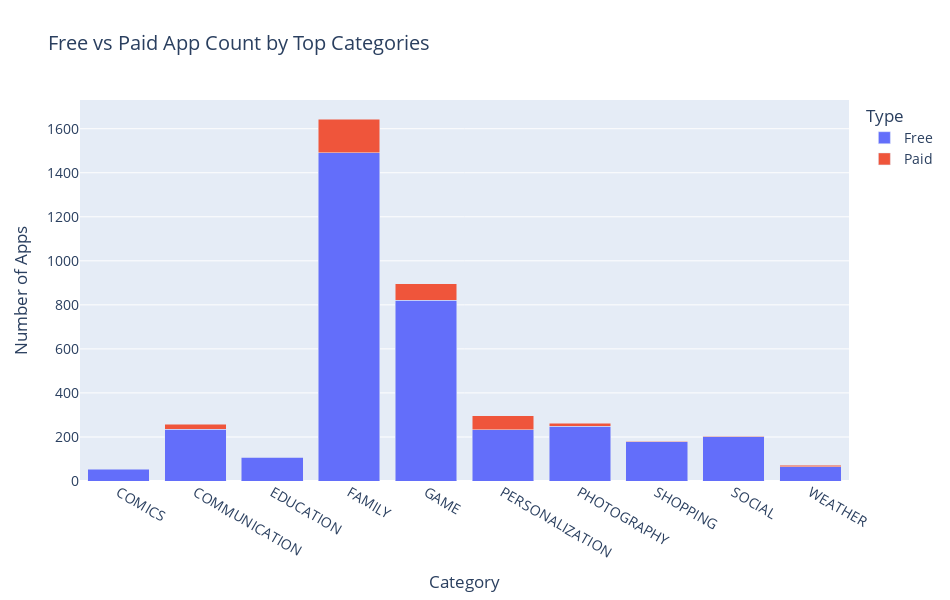

Notebook code for this chart:
### Code cell
app_counts = df.groupby(['Category', 'Type']).size().reset_index(name='Count')
top_cats = category_summary.sort_values('Profitability_Score', ascending=False).head(10)['Category']
app_counts = app_counts[app_counts['Category'].isin(top_cats)]

fig = px.bar(app_counts, 
             x='Category', y='Count', color='Type',
             title='Free vs Paid App Count by Top Categories',
             barmode='stack')

fig.update_layout(
    height=600, width=950,
    font=dict(size=14),
    xaxis_title='Category', yaxis_title='Number of Apps'
)
fig.show()

### Figure 1 — Plotly figure (JSON) as saved in the notebook; plotly's stock layout.template omitted (floating-point values rounded to 4 significant figures)
{"data": [{"alignmentgroup": "True", "hovertemplate": "Type=Free<br>Category=%{x}<br>Count=%{y}<extra></extra>", "legendgroup": "Free", "marker": {"color": "#636efa", "pattern": {"shape": ""}}, "name": "Free", "offsetgroup": "Free", "orientation": "v", "showlegend": true, "textposition": "auto", "type": "bar", "x": ["COMICS", "COMMUNICATION", "EDUCATION", "FAMILY", "GAME", "PERSONALIZATION", "PHOTOGRAPHY", "SHOPPING", "SOCIAL", "WEATHER"], "xaxis": "x", "y": [54, 235, 107, 1491, 820, 232, 248, 178, 201, 65], "yaxis": "y"}, {"alignmentgroup": "True", "hovertemplate": "Type=Paid<br>Category=%{x}<br>Count=%{y}<extra></extra>", "legendgroup": "Paid", "marker": {"color": "#EF553B", "pattern": {"shape": ""}}, "name": "Paid", "offsetgroup": "Paid", "orientation": "v", "showlegend": true, "textposition": "auto", "type": "bar", "x": ["COMMUNICATION", "EDUCATION", "FAMILY", "GAME", "PERSONALIZATION", "PHOTOGRAPHY", "SHOPPING", "SOCIAL", "WEATHER"], "xaxis": "x", "y": [22, 4, 153, 76, 64, 15, 2, 2, 7], "yaxis": "y"}], "layout": {"barmode": "stack", "font": {"size": 14}, "height": 600, "legend": {"title": {"text": "Type"}, "tracegroupgap": 0}, "title": {"text": "Free vs Paid App Count by Top Categories"}, "width": 950, "xaxis": {"anchor": "y", "domain": [0, 1], "title": {"text": "Category"}}, "yaxis": {"anchor": "x", "domain": [0, 1], "title": {"text": "Number of Apps"}}}}
